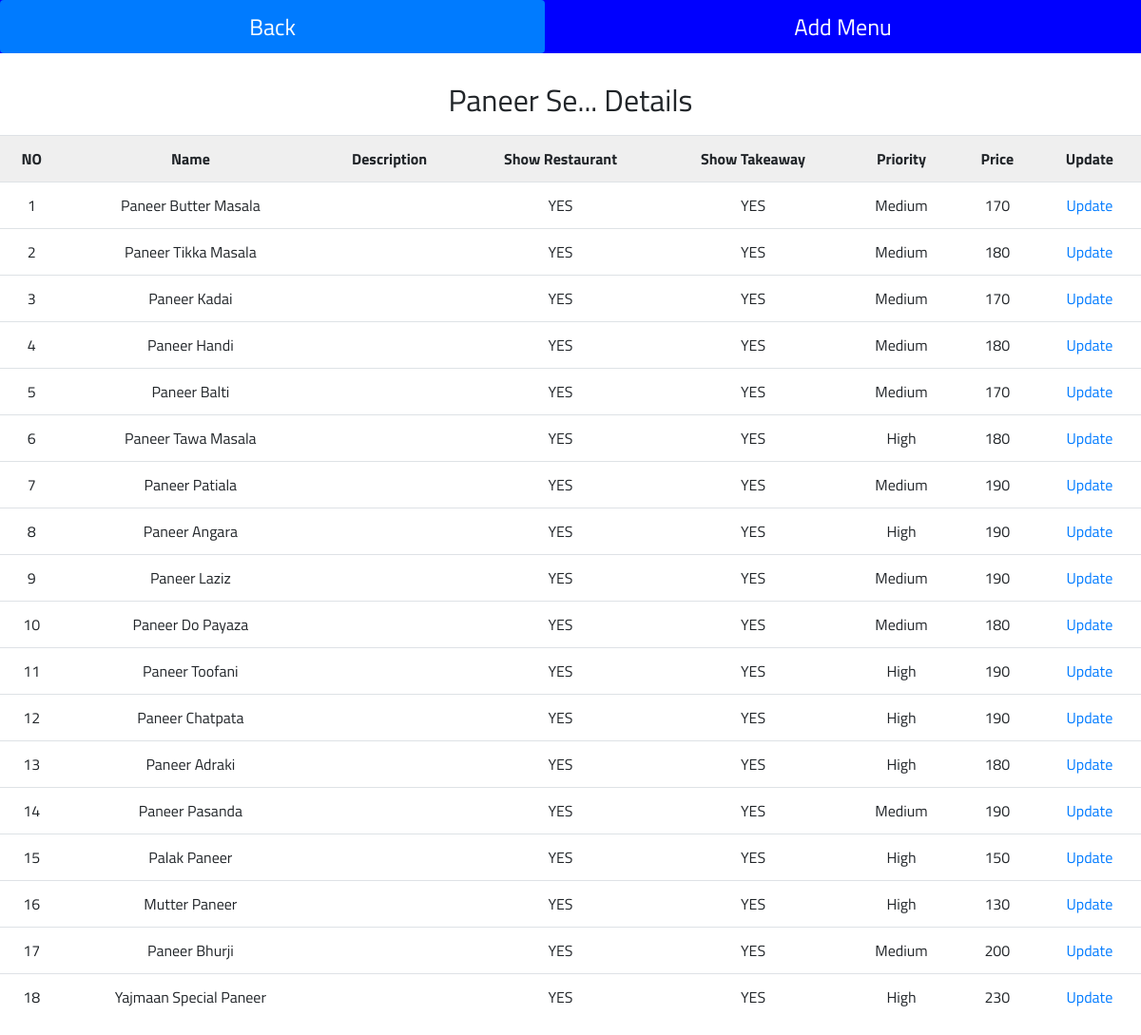
Page /admin/admin/view_menu_item.php?type=7 on the earlier database version.
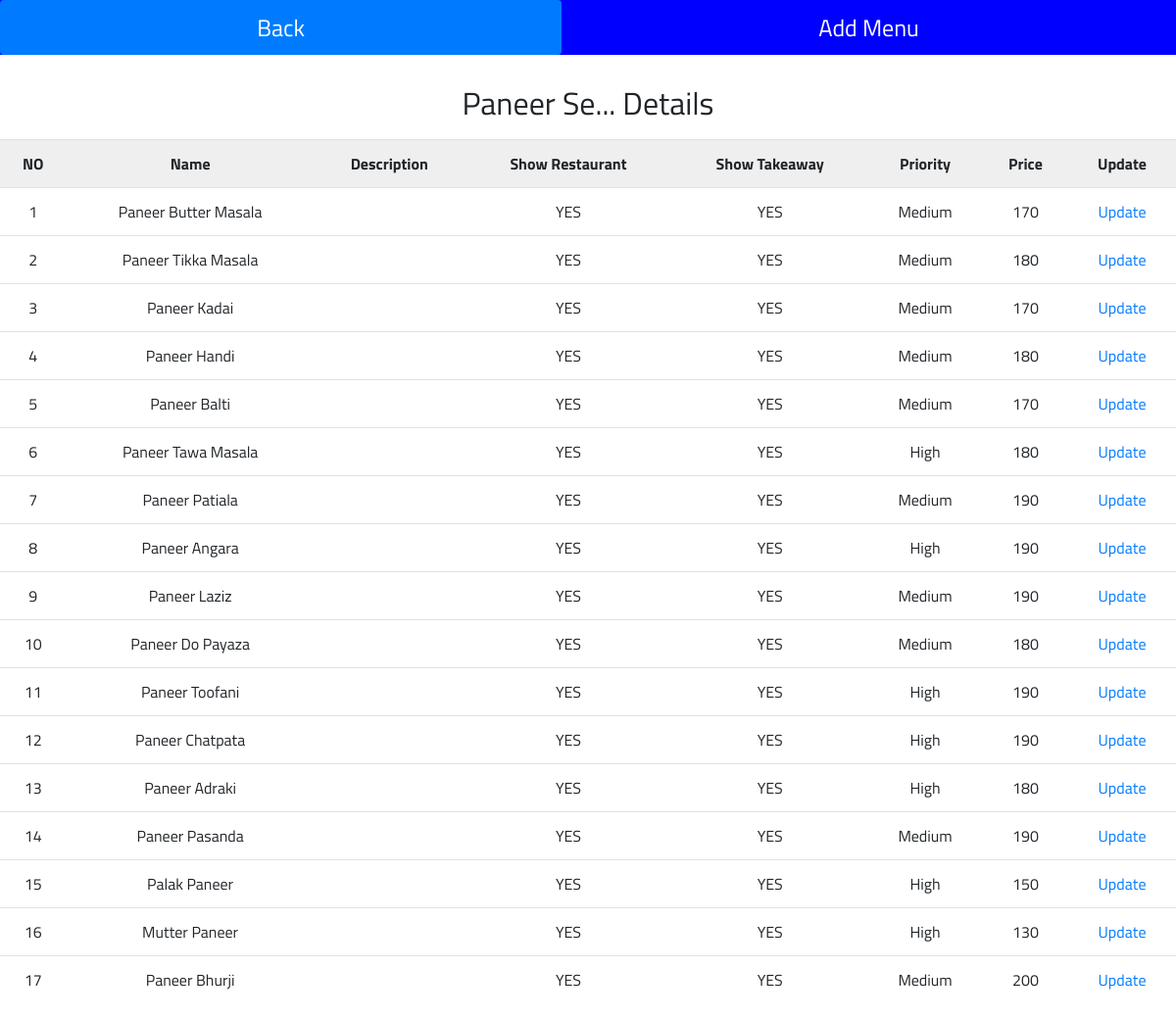
Same page on the later database version.
### tables this page shows
CREATE TABLE IF NOT EXISTS `menu` (
  `mid` int(10) NOT NULL AUTO_INCREMENT,
  `name` varchar(150) NOT NULL,
  `image` varchar(250) NOT NULL,
  `description` varchar(250) NOT NULL,
  `priority` int(10) NOT NULL,
  `restaurant_show` varchar(10) NOT NULL,
  `takeaway_show` varchar(10) NOT NULL,
  `price` int(10) NOT NULL,
  `type` int(11) NOT NULL,
  PRIMARY KEY (`mid`),
  KEY `category` (`type`)
);

### admin/admin/view_menu_item.php (the view, shortened to what this page needs)
<?php
    require 'db.php';
?>
<html>
    <head>
        <link rel="stylesheet" href="https://maxcdn.bootstrapcdn.com/bootstrap/4.5.2/css/bootstrap.min.css">
    </head>
    <body>
    <nav class="nav nav-pills flex-column flex-sm-row">
  <a class="flex-sm-fill text-sm-center nav-link active" href="view_menu.php">Back</a>
  <a class="flex-sm-fill text-sm-center nav-link" href="add_menu.php">Add Menu</a>
</nav>
        <div class="empty">
        </div>
        <?php
            $id = $_GET['type'];
            $q = mysqli_query($con,"select name from category where cid = $id");
            $r = mysqli_fetch_array($q);
            $n = $r[0];
        ?>
        <h2> <?php echo $n; ?> Details </h2>
        <div class="table-responsive">
            <table class="table">
			<tr>
				<th>NO </th>
				<th>Name</th>
				<th>Description</th>
				<th>Show Restaurant</th>
				<th>Show Takeaway</th>
				<th>Priority</th>
				<th>Price</th>
				<th>Update</th>
			</tr>
			<?php
				$i = 1 ;
				$id = $_GET['type'];
				$exec = mysqli_query($con,"select * from menu where type= $id");
				while($r = mysqli_fetch_array($exec))
				{
				    $prio = $r['priority'];
			?>
			<tr>
				<td><?php echo $i; $i++; ?></td>
				<td><?php echo $r['name']; ?></td>
				<td><?php echo $r['description'];   ?></td>
				<td><?php echo $r['restaurant_show']; ?></td>
				<td><?php echo $r['takeaway_show']; ?></td>
				<td><?php if($prio == 1) echo 'Highest'; else if($prio == 2) echo 'High'; else if($prio == 3) echo 'Medium'; else if($prio == 4) echo 'Low'; else if($prio == 5) echo 'Lowest'; ?></td>
				<td><?php echo $r['price']; ?></td>
				<td><a href="update_menu_item.php?mid=<?php echo $r['mid']; ?>">Update</a></td>
			</tr>
                <?php
                    }
                ?>
            </table>
        </div>
    </body>
</html>

Differences in the rows shown:
removed menu: name "Yajmaan Special Paneer", restaurant_show "YES", takeaway_show "YES", priority "High", price "230"
